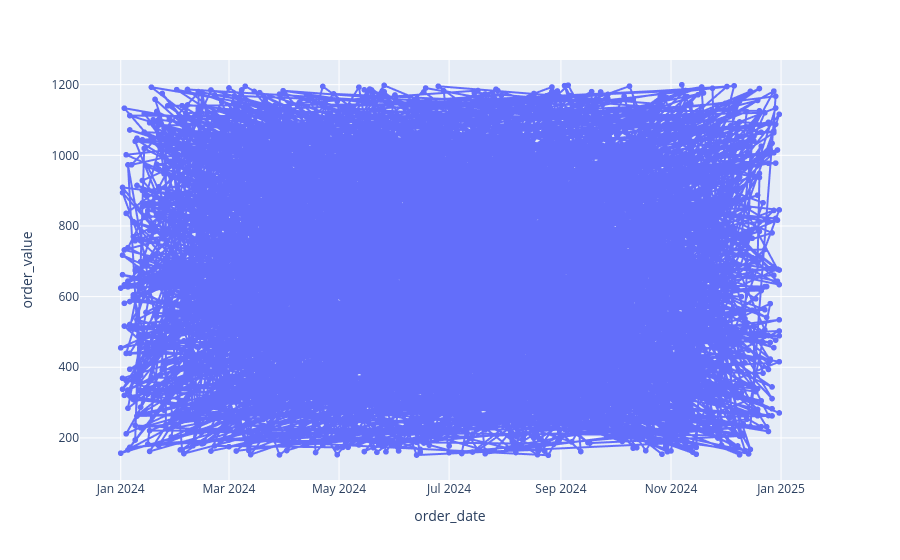

Source (notebook cell):
### Code cell
#Making a Line Chart Pt. 1 (First Attempt)

fig3 = px.line(food, #calling the dataset
              x="order_date",  #assigning the x value
              y="order_value", #assigning the y value
              markers=True) #marking that we want markers to appear

fig3.show()

#dataset is messy because there are just so many values - need to cut it down

### Figure 1 — Plotly figure (JSON) as saved in the notebook; plotly's stock layout.template omitted (floating-point values rounded to 4 significant figures; data arrays with more than 128 entries replaced by an {"elided": "..."} marker saying what was removed)
{"data": [{"hovertemplate": "order_date=%{x}<br>order_value=%{y}<extra></extra>", "legendgroup": "", "line": {"color": "#636efa", "dash": "solid"}, "marker": {"symbol": "circle"}, "mode": "lines+markers", "name": "", "showlegend": false, "type": "scattergl", "x": {"elided": "2600 str values"}, "xaxis": "x", "y": {"elided": "2600 float values"}, "yaxis": "y"}], "layout": {"legend": {"tracegroupgap": 0}, "margin": {"t": 60}, "xaxis": {"anchor": "y", "domain": [0, 1], "title": {"text": "order_date"}}, "yaxis": {"anchor": "x", "domain": [0, 1], "title": {"text": "order_value"}}}}
